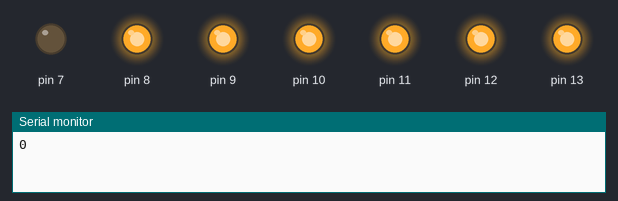
Recording of a sketch running on a simulated Arduino Uno, built with avr-gcc and run on an emulated ATmega328P. Parts: output pins drawn as LEDs (lit = HIGH), the last lines printed to the serial monitor. At 8.0 s the program stops and its outputs stay as they are.

Above: at 0.1 s.
At 1.1 s:
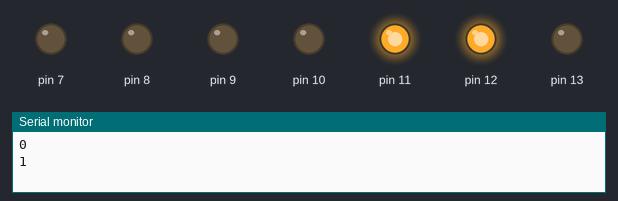
At 2.1 s:
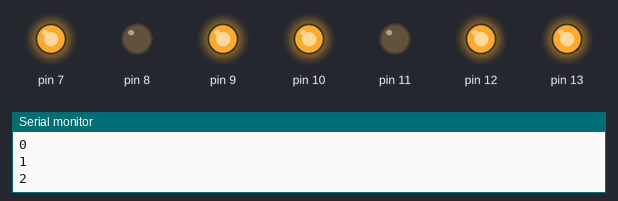
At 3.1 s:
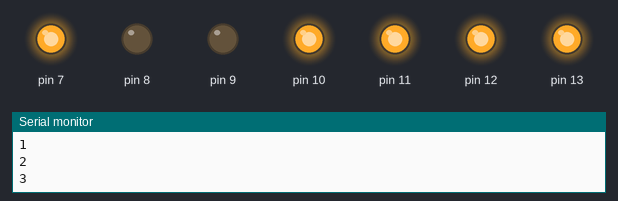
At 5.1 s:
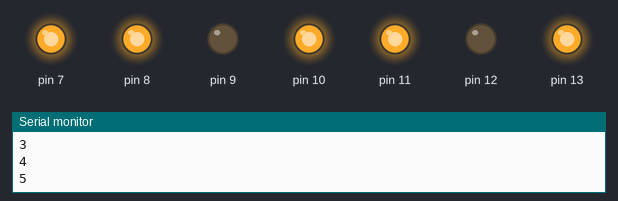
At 7.1 s:
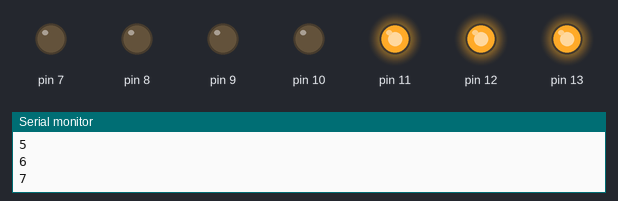
Timing chart, 0 to 8.6 s (numbered marks = the images above):
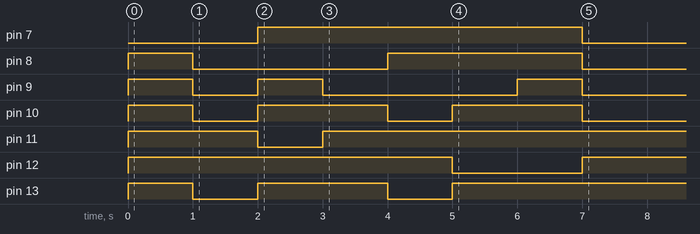

The sketch:

t.ino
```cpp
void setup(){
  pinMode(13,OUTPUT); //a
  pinMode(12,OUTPUT); //b
  pinMode(11,OUTPUT); //c
  pinMode(10,OUTPUT); //d
  pinMode(9,OUTPUT); //e
  pinMode(8,OUTPUT); //f
  pinMode(7,OUTPUT); //g
  Serial.begin(9600);
}
void loop(){
  digitalWrite(12,HIGH); //0
  digitalWrite(11,HIGH);
  digitalWrite(13,HIGH);
  digitalWrite(10,HIGH);
  digitalWrite(9,HIGH);
  digitalWrite(8,HIGH);
  digitalWrite(7,LOW);
  Serial.println("0");
  delay(1000);

  digitalWrite(12,HIGH); //1
  digitalWrite(11,HIGH);
  digitalWrite(13,LOW);
  digitalWrite(10,LOW);
  digitalWrite(9,LOW);
  digitalWrite(8,LOW);
  digitalWrite(7,LOW);
  Serial.println("1");
  delay(1000);

  digitalWrite(13,HIGH); //2
  digitalWrite(12,HIGH);
  digitalWrite(7,HIGH);
  digitalWrite(9,HIGH);
  digitalWrite(10,HIGH);
  digitalWrite(8,LOW);
  digitalWrite(11,LOW);
  Serial.println("2");
  delay(1000);

  digitalWrite(13,HIGH); //3
  digitalWrite(12,HIGH);
  digitalWrite(7,HIGH);
  digitalWrite(11,HIGH);
  digitalWrite(10,HIGH);
  digitalWrite(8,LOW);
  digitalWrite(9,LOW);
  Serial.println("3");
  delay(1000);

  digitalWrite(8,HIGH); //4
  digitalWrite(7,HIGH);
  digitalWrite(12,HIGH);
  digitalWrite(11,HIGH);
  digitalWrite(9,LOW);
  digitalWrite(10,LOW);
  digitalWrite(13,LOW);
  Serial.println("4");
  delay(1000);

  digitalWrite(13,HIGH); //5
  digitalWrite(8,HIGH);
  digitalWrite(7,HIGH);
  digitalWrite(11,HIGH);
  digitalWrite(10,HIGH);
  digitalWrite(9,LOW);
  digitalWrite(12,LOW);
  Serial.println("5");
  delay(1000);

  digitalWrite(13,HIGH); //6
  digitalWrite(8,HIGH);
  digitalWrite(9,HIGH);
  digitalWrite(10,HIGH);
  digitalWrite(11,HIGH);
  digitalWrite(7,HIGH);
  digitalWrite(12,LOW);
  Serial.println("6");
  delay(1000);

  digitalWrite(13,HIGH); //7
  digitalWrite(12,HIGH);
  digitalWrite(11,HIGH);
  digitalWrite(10,LOW);
  digitalWrite(9,LOW);
  digitalWrite(8,LOW);
  digitalWrite(7,LOW);
  Serial.println("7");
  delay(1000);

  while(true);

  /*digitalWrite(7,HIGH); //8
  digitalWrite(8,HIGH);
  digitalWrite(9,HIGH);
  digitalWrite(10,HIGH);
  digitalWrite(11,HIGH);
  digitalWrite(12,HIGH);
  digitalWrite(13,HIGH);
  Serial.println("8");
  delay(1000);

  digitalWrite(7,HIGH); //9
  digitalWrite(8,HIGH);
  digitalWrite(9,LOW);
  digitalWrite(10,HIGH);
  digitalWrite(11,HIGH);
  digitalWrite(12,HIGH);
  digitalWrite(13,HIGH);
  Serial.println("9");
  delay(1000);*/


}
```

Measured:
- by itself, pin 7: LOW → HIGH at 2.0 s, → LOW 5.0 s later
- by itself, pin 8: LOW → HIGH at 0.00 s, → LOW 1.0 s later, → HIGH 3.0 s later, → LOW 3.0 s later
- by itself, pin 9: goes HIGH 1.0 s, LOW 1.0 s, HIGH 1.0 s, LOW 3.0 s, HIGH 1.0 s, then LOW
- by itself, pin 10: repeats every 3.0 s: LOW 1.0 s, HIGH 2.0 s
- by itself, pin 11: LOW → HIGH at 0.00 s, → LOW 2.0 s later, → HIGH 1.0 s later
- by itself, pin 12: LOW → HIGH at 0.00 s, → LOW 5.0 s later, → HIGH 2.0 s later
- by itself, pin 13: goes HIGH 1.0 s, LOW 1.0 s, HIGH 2.0 s, LOW 1.0 s, then HIGH
